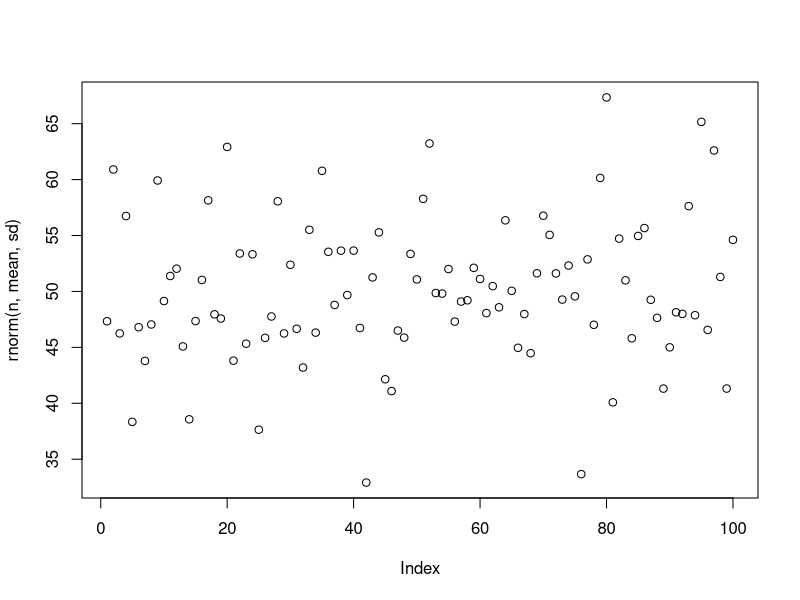
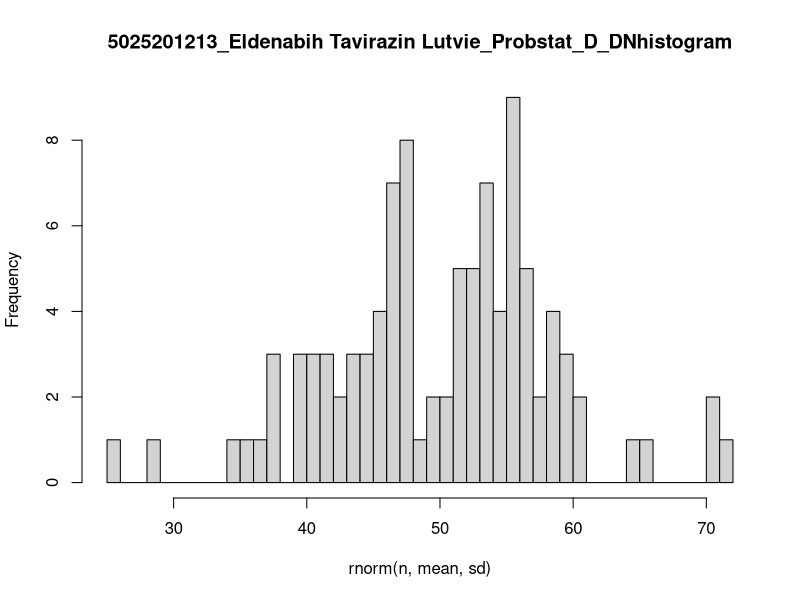

Here is the R script that generated these plots, in order:
# 6
n <- 100
mean <- 50
sd <- 8

# a
set.seed(100)
rata2 <- mean(rnorm(n, mean, sd))
x1 <- floor(rata2)
z1 <- (x1 - mean) / sd
x2 <- ceiling(rata2)
z2 <- (x2 - mean) / sd
distribusi_normal = pnorm(x2, mean, sd, lower.tail = TRUE) - pnorm(x1, mean, sd, lower.tail = TRUE)
distribusi_normal
plot(rnorm(n, mean, sd))

# b
hist(rnorm(n, mean, sd),breaks = 50, main = "5025201213_Eldenabih Tavirazin Lutvie_Probstat_D_DNhistogram")

# c
varian <- sd ** 2
varian